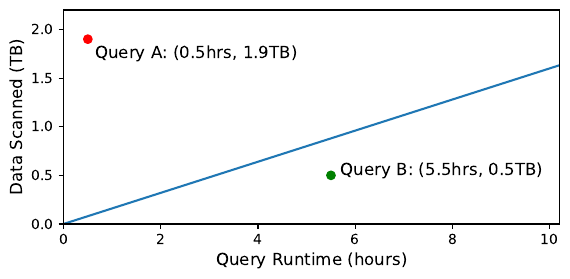

Recreate this plot in Python.
import numpy as np
import csv
import matplotlib.pyplot as plt

# prices = np.array([1.086, 3.26, 13.04])

prices = np.array([1])
# labels = ["ra3.xlplus", "ra3.4xlarge", "ra3.16xlarge"]
xs = np.linspace(0, 10.5, 36000)

presentation_color = "#DFE5D2"
# plt.rcParams['axes.facecolor'] = presentation_color
# plt.rcParams['savefig.facecolor'] = presentation_color
fig, ax = plt.subplots()
for i, p in enumerate(prices):
    ys = (xs * p / 6.25)
    plt.plot(xs, ys)

runtimes = [0.5, 5.5]
sizes = [1.9, 0.5]

plt.rcParams.update({'font.size': 12})

plt.scatter(runtimes[0], sizes[0], color='r', label="Query A")
plt.text(runtimes[0]+0.15, sizes[0]-0.2, f"Query A: ({runtimes[0]:.1f}hrs, {sizes[0]:.1f}TB)")

plt.scatter(runtimes[1], sizes[1], color='g', label="Query B")
plt.text(runtimes[1]+0.2, sizes[1], f"Query B: ({runtimes[1]:.1f}hrs, {sizes[1]:.1f}TB)")

plt.xlabel("Query Runtime (hours)", fontsize=12)
plt.ylabel("Data Scanned (TB)", fontsize=12)
plt.xlim([0, 10.2])
plt.ylim([0, 2.2])

# plt.legend()
ax.set_aspect(2)
# fig.set_size_inches(0.65, 0.5)
plt.savefig("opportunity.pdf", dpi=1200, bbox_inches='tight')
plt.clf()

paths = ["parquet_1000/real_data_rs1", "parquet_1000/real_data_rs4",
         "parquet_2000/real_data_rs1", "parquet_2000/real_data_rs4"]

labels = ["1TB RS1", "1TB RS4", "2TB RS1", "2TB RS4"]
files = ["opp_1000_1.pdf", "opp_1000_4.pdf", "opp_2000_1.pdf", "opp_2000_4.pdf"]

prices = np.array([1.086, 4.344, 1.086, 4.344]) # price per hour

for i, p in enumerate(paths):
    runtimes = []
    sizes = []
    with open(f"../inter_query_analysis/{p}/workload.csv") as fp:
        reader = csv.reader(fp)
        for row in reader: 
            name = row[0]
            r = (float(row[1]) / 3600) # hours
            s = float(row[2]) # TB
            runtimes.append(r)
            sizes.append(s)
    

    xs = np.linspace(0, max(runtimes), 3600 * int(max(runtimes)))
    ys = (xs * prices[i] / 6.25)
    plt.plot(xs, ys)

    plt.scatter(runtimes, sizes, color='r')
    # plt.text(runtimes[0]+0.15, sizes[0]-0.2, f"Query A: ({runtimes[0]:.1f}hrs, {sizes[0]:.1f}TB)")

    # plt.scatter(runtimes[1], sizes[1], color='g', label="Query B")
    # plt.text(runtimes[1]+0.2, sizes[1], f"Query B: ({runtimes[1]:.1f}hrs, {sizes[1]:.1f}TB)")

    plt.xlabel("Query Runtime (hours)", fontsize=12)
    plt.ylabel("Data Scanned (TB)", fontsize=12)
    plt.title(f"Runtime vs. Cost for all 24 Workloads: {labels[i]}")

    # plt.legend()
    ax.set_aspect(2)
    # fig.set_size_inches(0.65, 0.5)
    plt.savefig(files[i], dpi=1200, bbox_inches='tight')
    plt.clf()

        







